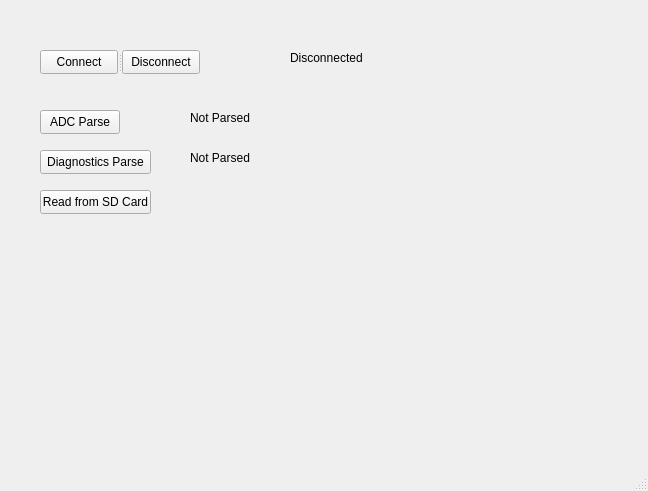
<?xml version="1.0" encoding="UTF-8"?>
<ui version="4.0">
 <class>MainWindow</class>
 <widget class="QMainWindow" name="MainWindow">
  <property name="geometry">
   <rect>
    <x>0</x>
    <y>0</y>
    <width>648</width>
    <height>491</height>
   </rect>
  </property>
  <property name="windowTitle">
   <string>MainWindow</string>
  </property>
  <widget class="QWidget" name="centralwidget">
   <widget class="QPushButton" name="adcButton">
    <property name="geometry">
     <rect>
      <x>40</x>
      <y>110</y>
      <width>80</width>
      <height>24</height>
     </rect>
    </property>
    <property name="text">
     <string>ADC Parse</string>
    </property>
   </widget>
   <widget class="QPushButton" name="diagButton">
    <property name="geometry">
     <rect>
      <x>40</x>
      <y>150</y>
      <width>111</width>
      <height>24</height>
     </rect>
    </property>
    <property name="text">
     <string>Diagnostics Parse</string>
    </property>
   </widget>
   <widget class="QPushButton" name="sdCardReadButton">
    <property name="geometry">
     <rect>
      <x>40</x>
      <y>190</y>
      <width>111</width>
      <height>24</height>
     </rect>
    </property>
    <property name="text">
     <string>Read from SD Card</string>
    </property>
   </widget>
   <widget class="QLabel" name="conLabel">
    <property name="geometry">
     <rect>
      <x>290</x>
      <y>50</y>
      <width>91</width>
      <height>16</height>
     </rect>
    </property>
    <property name="text">
     <string>Disconnected</string>
    </property>
   </widget>
   <widget class="QLabel" name="adcLabel">
    <property name="geometry">
     <rect>
      <x>190</x>
      <y>110</y>
      <width>91</width>
      <height>16</height>
     </rect>
    </property>
    <property name="text">
     <string>Not Parsed</string>
    </property>
   </widget>
   <widget class="QLabel" name="diagLabel">
    <property name="geometry">
     <rect>
      <x>190</x>
      <y>150</y>
      <width>91</width>
      <height>16</height>
     </rect>
    </property>
    <property name="text">
     <string>Not Parsed</string>
    </property>
   </widget>
   <widget class="QLabel" name="readLabel">
    <property name="geometry">
     <rect>
      <x>190</x>
      <y>190</y>
      <width>91</width>
      <height>16</height>
     </rect>
    </property>
    <property name="text">
     <string/>
    </property>
   </widget>
   <widget class="QSplitter" name="splitter">
    <property name="geometry">
     <rect>
      <x>40</x>
      <y>50</y>
      <width>160</width>
      <height>24</height>
     </rect>
    </property>
    <property name="orientation">
     <enum>Qt::Horizontal</enum>
    </property>
    <widget class="QPushButton" name="connectButton">
     <property name="text">
      <string>Connect</string>
     </property>
    </widget>
    <widget class="QPushButton" name="disconnectButton">
     <property name="text">
      <string>Disconnect</string>
     </property>
    </widget>
   </widget>
  </widget>
  <widget class="QMenuBar" name="menubar">
   <property name="geometry">
    <rect>
     <x>0</x>
     <y>0</y>
     <width>648</width>
     <height>21</height>
    </rect>
   </property>
  </widget>
  <widget class="QStatusBar" name="statusbar"/>
 </widget>
 <resources/>
 <connections/>
</ui>
